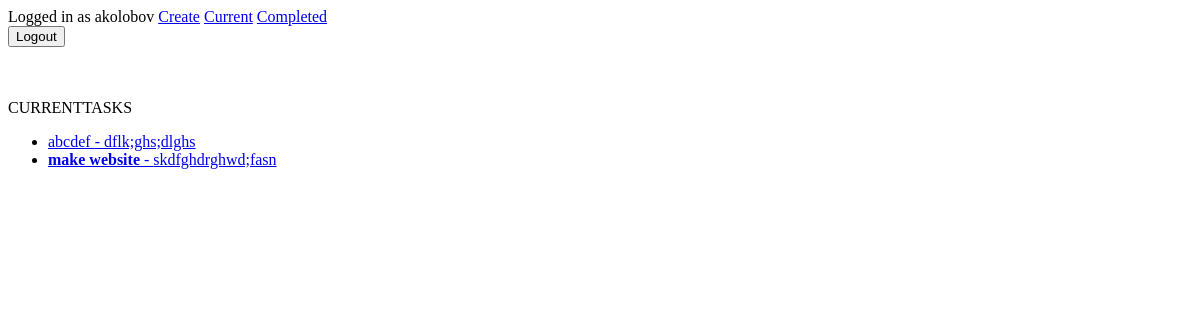
Before: /current/ (signed in) with the older database file.
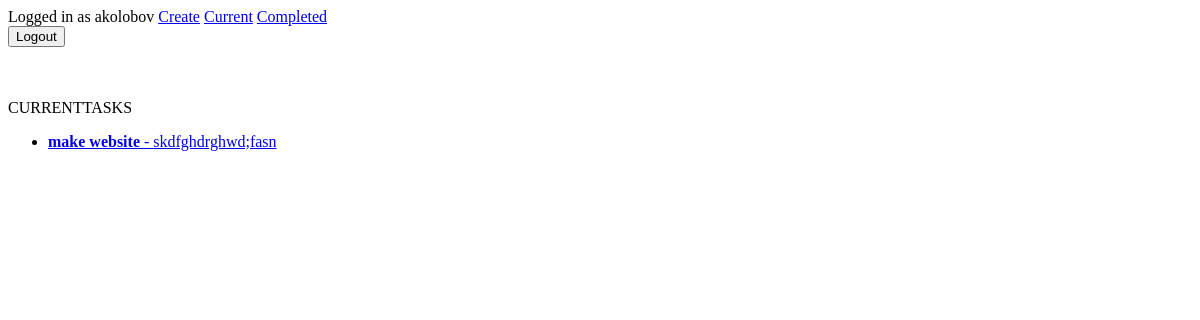
After: the same page with the newer database file.
### todo/models.py (models this page shows, shortened)
class Task(models.Model):
    name = models.CharField(max_length=100)
    description = models.TextField(blank=True)
    is_important = models.BooleanField(default=False)
    creation_date = models.DateTimeField(auto_now_add=True)
    completion_date = models.DateTimeField(null=True, blank=True)
    user = models.ForeignKey(User, on_delete=models.CASCADE, default=None)

### todo/views.py (the view)
# urls.py: path('current/', views.currenttasks, name='currenttasks'),
@login_required
def currenttasks(request):
    tasks = Task.objects.filter(user=request.user, completion_date__isnull=True)
    return render(request, 'todo/currenttasks.html', {'tasks': tasks})

### todo/templates/todo/currenttasks.html
{% extends 'todo/base.html' %}
{% block content %}
    CURRENTTASKS
    <ul>
        {% for task in tasks %}
            <li>
                <a href="{% url 'viewtask' task.id %}">
                    {% if task.is_important %}
                        <b>
                    {% endif %}
                    {{ task.name }}
                    {% if task.is_important %}
                        </b>
                    {% endif %}
                    {% if task.description %}
                         - {{ task.description }}
                    {% endif %}
                </a>
            </li>
        {% endfor %}
    </ul>
{% endblock %}

Changed rows visible on the page:
removed Task: name "abcdef", description "dflk;ghs;dlghs"
